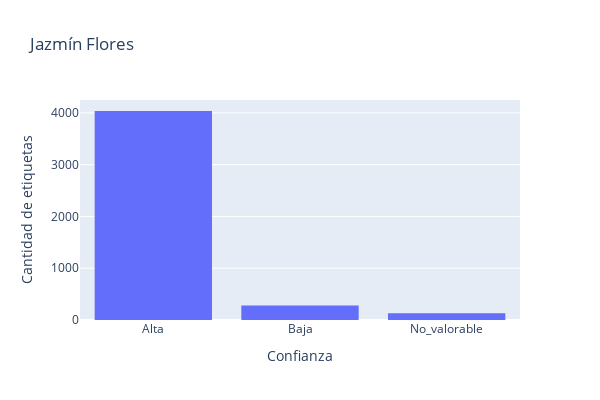
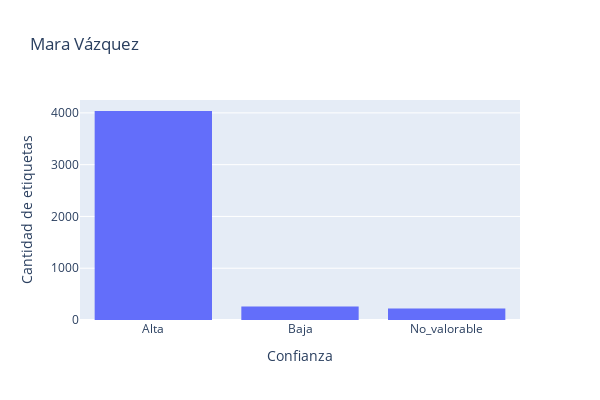
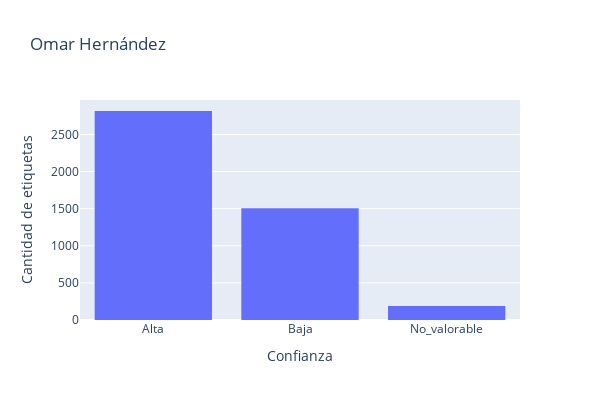

Notebook code for these charts, in order:
### Markdown cell above
## 3) Distribución de confianza por persona

### Code cell
for k in psicologos.keys():
    df = df_dict[k]
    
    df_agg = df[['id', 'confidence']].groupby(['confidence']).count()
    df_agg.reset_index(inplace=True)

    fig = px.histogram(df_agg, x=df_agg['confidence'], y=df_agg['id'], title=k, width=600, height=400).update_xaxes(categoryorder="total descending")
    fig.update_layout(xaxis_title="Confianza", yaxis_title="Cantidad de etiquetas")
    fig.show()

### Figure 1 — Plotly figure (JSON) as saved in the notebook; plotly's stock layout.template omitted (floating-point values rounded to 4 significant figures)
{"data": [{"alignmentgroup": "True", "bingroup": "x", "histfunc": "sum", "hovertemplate": "confidence=%{x}<br>sum of id=%{y}<extra></extra>", "legendgroup": "", "marker": {"color": "#636efa", "pattern": {"shape": ""}}, "name": "", "offsetgroup": "", "orientation": "v", "showlegend": false, "type": "histogram", "x": ["Alta", "Baja", "No_valorable"], "xaxis": "x", "y": [4037, 282, 129], "yaxis": "y"}], "layout": {"barmode": "relative", "height": 400, "legend": {"tracegroupgap": 0}, "title": {"text": "Jazmín Flores"}, "width": 600, "xaxis": {"anchor": "y", "categoryorder": "total descending", "domain": [0, 1], "title": {"text": "Confianza"}}, "yaxis": {"anchor": "x", "domain": [0, 1], "title": {"text": "Cantidad de etiquetas"}}}}

### Figure 2 — Plotly figure (JSON) as saved in the notebook; plotly's stock layout.template omitted (floating-point values rounded to 4 significant figures)
{"data": [{"alignmentgroup": "True", "bingroup": "x", "histfunc": "sum", "hovertemplate": "confidence=%{x}<br>sum of id=%{y}<extra></extra>", "legendgroup": "", "marker": {"color": "#636efa", "pattern": {"shape": ""}}, "name": "", "offsetgroup": "", "orientation": "v", "showlegend": false, "type": "histogram", "x": ["Alta", "Baja", "No_valorable"], "xaxis": "x", "y": [4036, 259, 221], "yaxis": "y"}], "layout": {"barmode": "relative", "height": 400, "legend": {"tracegroupgap": 0}, "title": {"text": "Mara Vázquez"}, "width": 600, "xaxis": {"anchor": "y", "categoryorder": "total descending", "domain": [0, 1], "title": {"text": "Confianza"}}, "yaxis": {"anchor": "x", "domain": [0, 1], "title": {"text": "Cantidad de etiquetas"}}}}

### Figure 3 — Plotly figure (JSON) as saved in the notebook; plotly's stock layout.template omitted (floating-point values rounded to 4 significant figures)
{"data": [{"alignmentgroup": "True", "bingroup": "x", "histfunc": "sum", "hovertemplate": "confidence=%{x}<br>sum of id=%{y}<extra></extra>", "legendgroup": "", "marker": {"color": "#636efa", "pattern": {"shape": ""}}, "name": "", "offsetgroup": "", "orientation": "v", "showlegend": false, "type": "histogram", "x": ["Alta", "Baja", "No_valorable"], "xaxis": "x", "y": [2817, 1506, 190], "yaxis": "y"}], "layout": {"barmode": "relative", "height": 400, "legend": {"tracegroupgap": 0}, "title": {"text": "Omar Hernández"}, "width": 600, "xaxis": {"anchor": "y", "categoryorder": "total descending", "domain": [0, 1], "title": {"text": "Confianza"}}, "yaxis": {"anchor": "x", "domain": [0, 1], "title": {"text": "Cantidad de etiquetas"}}}}
